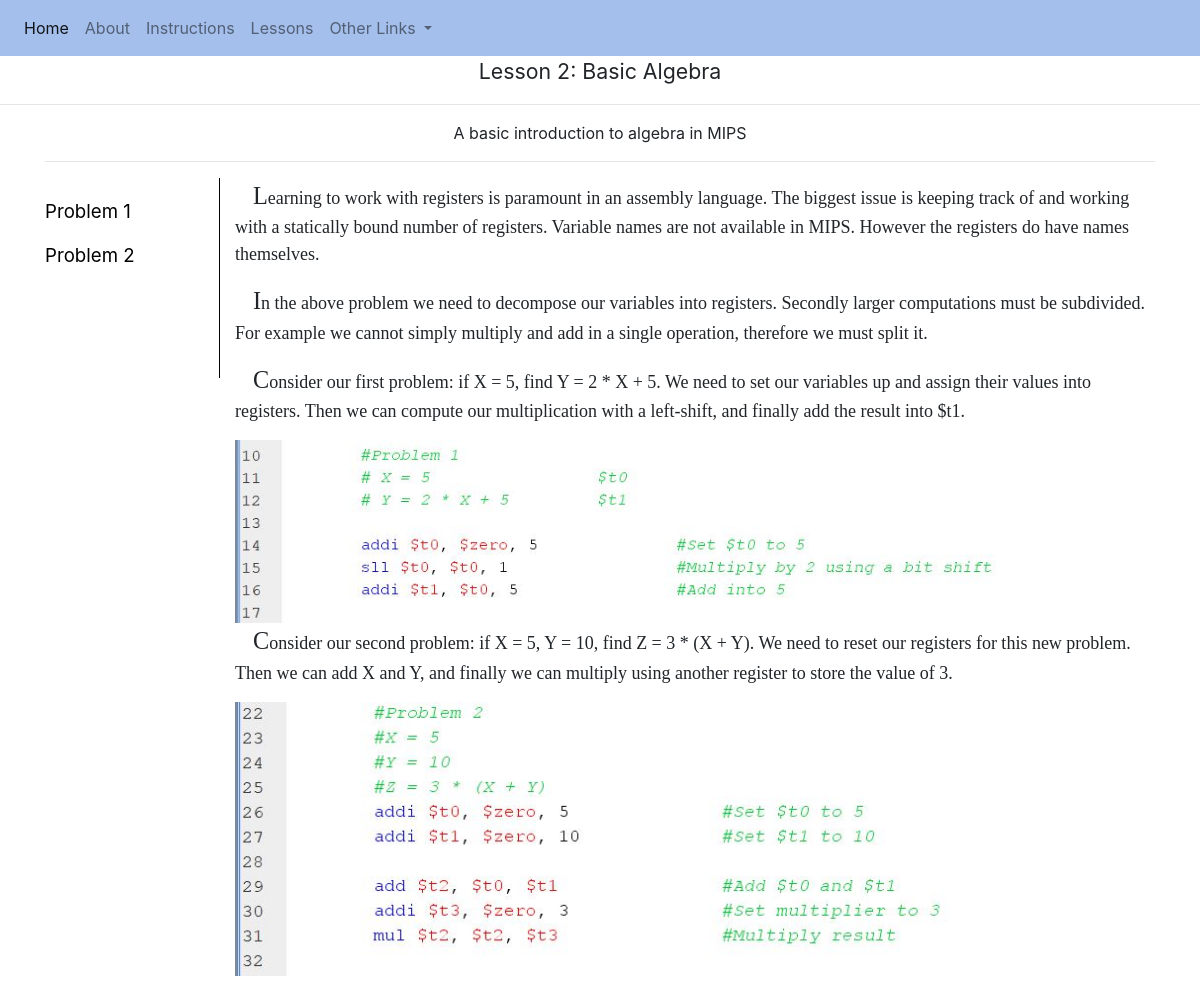
Screenshot of /lesson/2 with the database file from the repository.
### mips/models.py (models this page shows)
class Lesson(models.Model):
	lesson_number = models.IntegerField(primary_key=True)
	created = models.DateTimeField(auto_now_add=True)
	lesson_preface = models.TextField(default="")
	lesson_name = models.CharField(max_length=50, default="")
	lesson_main_image = models.CharField(max_length=150, default="")
	associated_file = models.CharField(max_length=150, blank=True)
	class Meta:
		verbose_name = "Lesson"
		verbose_name_plural = "Lessons"

class LessonNavigation(models.Model):
	anchorName = models.CharField(max_length = 75)
	anchorID = models.CharField(max_length = 75)
	lessonParagraph = models.ForeignKey(LessonParagraph, on_delete=models.CASCADE, null=True)
	class Meta:
		verbose_name = "Lesson Navigation"
		verbose_name_plural = "Lesson Navigations"

class LessonParagraph(models.Model):
	lesson = models.ForeignKey(Lesson, on_delete=models.CASCADE)
	paragraph = models.TextField()
	ordering = models.IntegerField(default=0)
	class Meta:
		verbose_name = "Lesson Paragraph"
		verbose_name_plural = "Lesson Paragraphs"

class LessonParagraphImage(models.Model):
	lesson_paragraph = models.ForeignKey(LessonParagraph, on_delete=models.CASCADE)
	filepath = models.CharField(max_length=150)
	class Meta:
		verbose_name = "Lesson Paragraph Image"
		verbose_name_plural = "Lesson Paragraph Images"

### mips/views.py (the view)
# urls.py: path('lesson/<int:lesson_number>', general_lesson, name="general_lesson"),
def general_lesson(request, lesson_number):
	lesson_obj = get_object_or_404(Lesson, lesson_number=lesson_number)
	paragraph_dict, side_navigation_ids, side_navigation_names, img_paragraph_dict = get_lesson_data(lesson_number)
	paragraph_list = convert_ordered_dict_to_list(paragraph_dict)
	lesson_name = lesson_obj.lesson_name
	preface = lesson_obj.lesson_preface
	associated_filepath = lesson_obj.associated_file
	if associated_filepath:
		associated_filepath = "mips/static/" + associated_filepath
		associated_file_data = grab_file_string(associated_filepath)
	else:
		associated_file_data = False
	main_content_img = lesson_obj.lesson_main_image
	context = {
	"lesson_number": lesson_number,
	"lesson_name": lesson_name,
	"preface": preface,
	"main_content_img": main_content_img,
	"article_paragraphs": paragraph_list,
	"img_paragraph_dict": img_paragraph_dict,
	"side_navigation_ids": side_navigation_ids,
	"side_navigation_names": side_navigation_names,
	"associated_file_data": associated_file_data
	}
	return render(request, "mips/lesson-general.html", context)

### mips/views.py (called while the page is built)
def convert_ordered_dict_to_list(ordered_dict):
	resulting_list = []
	counter = 0
	while counter < len(ordered_dict.keys()):
		if counter not in ordered_dict.keys():
			break
		resulting_list.append(ordered_dict[counter])
		counter += 1
	return resulting_list

def grab_file_string(filepath):
	file_string = ""
	try:
		with open(filepath, "r+") as read_file:
			for line in read_file:
				file_string += line
	except FileNotFoundError:
		pass
	return file_string

### mips/templates/mips/lesson-general.html (shortened to what this page needs)
{% load static %}
<html>
<head>
	<link rel="stylesheet" href="https://stackpath.bootstrapcdn.com/bootstrap/4.3.1/css/bootstrap.min.css">
	<link rel="stylesheet" href="{% static 'mips/css/css.css' %}">
</head>
<body>
	{% include 'mips/navigation.html' %}
	{% if lesson_name %}
		<p class="text-center assignment_title">Lesson {{lesson_number}}: {{lesson_name}}</p>
	{% else %}
		<p class="text-center assignment_title">Lesson {{lesson_number}}</p>
	{% endif %}
	<hr>
	<article>
	<div class="container">
	{% if preface %}
		<p class="text-center">{{preface}}</p>
	{% endif %}
	<hr>
	<div class="row">
		<div class="col-lg-2 col-md-3 col-sm-3 col-xs-12 lesson-side-bar-nav">
			{% for key, id_name in side_navigation_ids.items %}
				<p><a class="li-side-bar-anchor" href="#{{id_name}}">{% for sub_key, nav_name in side_navigation_names.items %}{% if key == sub_key %}{{nav_name}}{% endif %}{% endfor %}</a></p>
			{% endfor %}
		</div>
		<div class="col-lg-10 col-md-9 col-sm-9 col-xs-12">
		{% for paragraph in article_paragraphs %}
			<p class="lesson-p" id="{% for key, id_name in side_navigation_ids.items %}{% if forloop.parentloop.counter0 == key %}{{id_name}}{% endif %}{% endfor %}">{{paragraph}}</p>
			{% for key, image_name in img_paragraph_dict.items %}
				{% if forloop.parentloop.counter0 == key %}
					<img style="" class="img-fluid" src = "{% static image_name %}">
				{% endif %}
			{% endfor %}
		{% endfor %}
		</div>
	</div>
	</div>
	</article>
</body>
</html>

### mips/static/mips/css/css.css (style rules this page uses)
.lesson-p { font-size: 18px; font-family: "Times New Roman"; text-indent: 1em; margin-bottom: 15px }
.lesson-p::first-letter { font-size: 135%; }
.lesson-side-bar-nav { border-right: 1px solid black; position: -webkit-sticky; position: sticky; top: 0px; height: 200px !important; padding-top:20px; }
.li-side-bar-anchor { color: black; font-size: 14pt; }
.assignment_title { font-size: 16pt; }

### rows the page displays
Lesson: lesson_name "Basic Algebra", lesson_preface "A basic introduction to algebra in MIPS"
LessonNavigation: side_navigation_names "Problem 1"
LessonNavigation: side_navigation_names "Problem 2"
LessonParagraph: article_paragraphs "Learning to work with registers is paramount in an assembly language. The biggest issue is keeping track of and working with a statically bound number of registers. Variable names are not available in MIPS. However the registers do have names themselves."
LessonParagraph: article_paragraphs "In the above problem we need to decompose our variables into registers. Secondly larger computations must be subdivided. For example we cannot simply multiply and add in a single operation, therefore we must split it."
LessonParagraph: article_paragraphs "Consider our first problem: if X = 5, find Y = 2 * X + 5. We need to set our variables up and assign their values into registers. Then we can compute our multiplication with a left-shift, and finally add the result into $t1."
LessonParagraphImage: filepath (picture)
LessonParagraph: article_paragraphs "Consider our second problem: if X = 5, Y = 10, find Z = 3 * (X + Y). We need to reset our registers for this new problem. Then we can add X and Y, and finally we can multiply using another register to store the value of 3."
LessonParagraphImage: filepath (picture)

### other values shown
{{ lesson_number }} "2"
